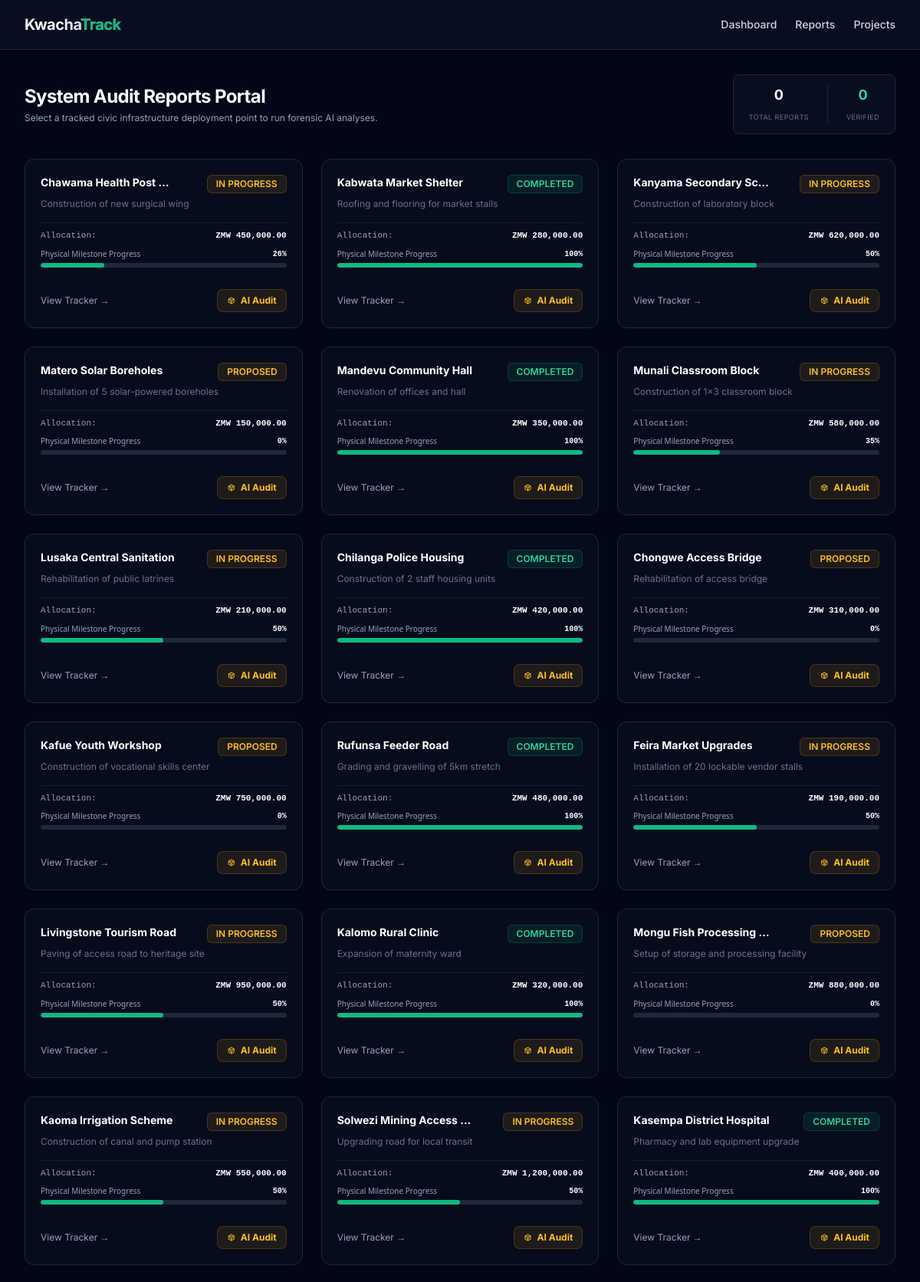
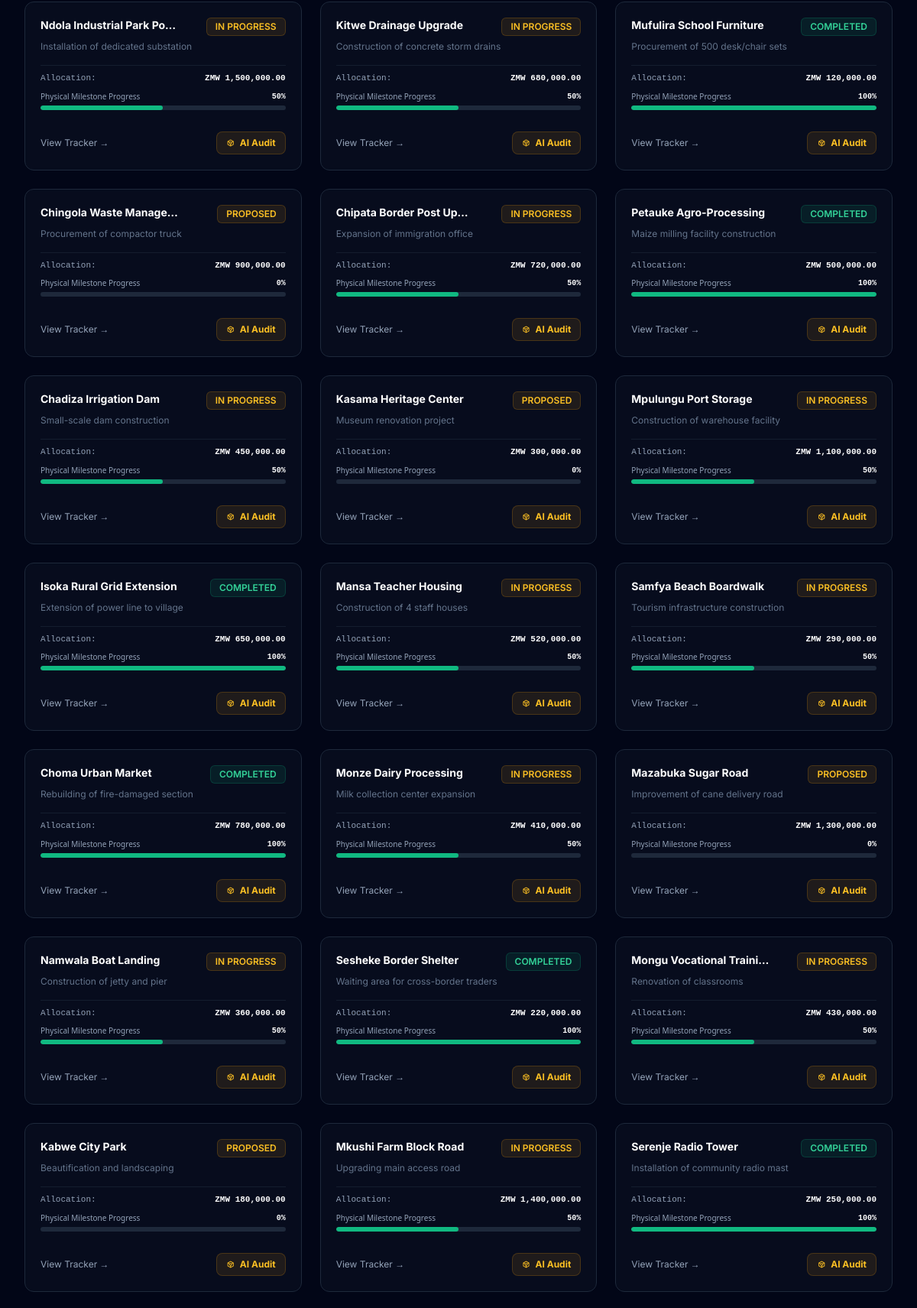
The app's page /reports/dashboard (upper part) with its own data (2 pictures, top to bottom).
### app/models.py (models this page shows)
class Project(db.Model):
    __tablename__ = 'projects'
    id = db.Column(db.Integer, primary_key=True)
    title = db.Column(db.String(200), nullable=False)
    description = db.Column(db.Text, nullable=False)
    budget = db.Column(db.Numeric(15, 2), nullable=False)
    expended_amount = db.Column(db.Numeric(15, 2), default=0.00)
    constituency_id = db.Column(db.Integer, db.ForeignKey('constituencies.id'), nullable=False)
    contractor_name = db.Column(db.String(150), nullable=False)
    start_date = db.Column(db.Date, nullable=False)
    end_date = db.Column(db.Date, nullable=True)
    status = db.Column(db.Enum(ProjectStatus), default=ProjectStatus.PROPOSED, nullable=False, index=True)
    progress_percentage = db.Column(db.Integer, default=0)
    created_at = db.Column(db.DateTime, default=datetime.datetime.utcnow)
    financial_records = db.relationship('FinancialTransaction', backref='project', lazy=True, cascade="all, delete-orphan")
    feedbacks = db.relationship('CitizenFeedback', backref='project', lazy=True, cascade="all, delete-orphan")

### app/routes/citizen.py (the view)
@citizen_bp.route('/reports/dashboard')
def reports_dashboard():
    total_reports = CitizenFeedback.query.count()
    verified_count = CitizenFeedback.query.filter_by(verification_status='VERIFIED').count()
    all_projects = Project.query.all()
    return render_template('report.html',
                           total=total_reports,
                           verified=verified_count,
                           projects=all_projects)

### app/templates/report.html (shortened to what this page needs)
{% extends "base.html" %}
{% block content %}
<div class="mb-8">
    <div class="flex items-center justify-between">
        <div>
            <h1 class="text-2xl font-bold text-white tracking-tight">System Audit Reports Portal</h1>
            <p class="text-xs text-slate-400 mt-1">Select a tracked civic infrastructure deployment point to run forensic AI analyses.</p>
        </div>
        <div class="flex gap-4 bg-slate-900/50 p-3 rounded-lg border border-slate-800">
            <div class="text-center px-2">
                <span class="block text-lg font-bold text-white">{{ total }}</span>
                <span class="text-[9px] uppercase tracking-wider text-slate-500">Total Reports</span>
            </div>
            <div class="text-center px-2">
                <span class="block text-lg font-bold text-emerald-400">{{ verified }}</span>
                <span class="text-[9px] uppercase tracking-wider text-slate-500">Verified</span>
            </div>
        </div>
    </div>
</div>
<div class="grid grid-cols-1 md:grid-cols-2 lg:grid-cols-3 gap-6">
    {% for project in projects %}
    {% set status = project.status.value if project.status.value is defined else project.status %}
    <div class="rounded-xl border border-slate-800 bg-slate-900/40 p-5 backdrop-blur-sm flex flex-col justify-between space-y-4">
        <div>
            <div class="flex items-start justify-between gap-2">
                <h3 class="text-sm font-bold text-white truncate max-w-[180px]">{{ project.title }}</h3>
                <span class="inline-flex items-center shrink-0 rounded-md px-3 py-1 text-xs font-semibold ring-1 ring-inset
                    {% if 'COMPLETED' in status|upper %}bg-emerald-500/10 text-emerald-400 ring-emerald-500/20
                    {% elif 'ABANDONED' in status|upper %}bg-rose-500/10 text-rose-400 ring-rose-500/20
                    {% else %}bg-amber-500/10 text-amber-400 ring-amber-500/20{% endif %}">
                    {{ status|upper }}
                </span>
            </div>
            <p class="text-xs text-slate-500 line-clamp-2 mt-1.5">{{ project.description }}</p>
        </div>
        <div class="space-y-2 pt-2 border-t border-slate-800/60 font-mono text-[11px]">
            <div class="flex justify-between text-slate-400">
                <span>Allocation:</span>
                <span class="text-white font-semibold">ZMW {{ "{:,.2f}".format(project.budget or 0) }}</span>
            </div>
            <div class="space-y-1">
                <div class="flex justify-between text-[10px] text-slate-400 font-sans">
                    <span>Physical Milestone Progress</span>
                    <span class="text-white font-bold font-mono">{{ project.progress_percentage or 0 }}%</span>
                </div>
                <div class="w-full bg-slate-800 rounded-full h-1.5 overflow-hidden">
                    <div class="bg-emerald-500 h-1.5 rounded-full transition-all duration-300" style="width: {{ project.progress_percentage or 0 }}%;"></div>
                </div>
            </div>
        </div>
        <div class="pt-3 flex items-center justify-between gap-2">
            <a href="{{ url_for('citizen.track_project_detail', project_id=project.id) }}" class="text-xs text-slate-400 hover:text-white transition-colors">
                View Tracker →
            </a>
            <form action="{{ url_for('citizen.run_ai_audit', project_id=project.id) }}" method="POST" class="inline m-0">
                <button type="submit" class="inline-flex items-center gap-1.5 rounded-lg bg-amber-500/10 border border-amber-500/20 px-3 py-1.5 text-xs font-bold text-amber-400 hover:bg-amber-500/20 transition-all">
                    <span class="material-symbols-outlined text-xs">token</span>
                    AI Audit
                </button>
            </form>
        </div>
    </div>
    {% else %}
    <div class="col-span-full rounded-xl border border-dashed border-slate-800 p-12 text-center text-slate-500 text-xs">
        <span class="material-symbols-outlined text-3xl mb-2 text-slate-600">inventory_2</span>
        <p>No tracked procurement records initialized inside the system framework yet.</p>
    </div>
    {% endfor %}
</div>
{% endblock %}

### app/templates/base.html (style rules this page uses)
body { font-family: 'Inter', sans-serif; }
.font-mono { font-family: 'JetBrains Mono', monospace; }

### records on screen
Project: title "Chawama Health Post…", status "IN PROGRESS", description "Construction of new surgical wing", budget "450,000.00", progress_percentage "26"
Project: title "Kabwata Market Shelter", status "COMPLETED", description "Roofing and flooring for market stalls", budget "280,000.00", progress_percentage "100"
Project: title "Kanyama Secondary Sc…", status "IN PROGRESS", description "Construction of laboratory block", budget "620,000.00", progress_percentage "50"
Project: title "Matero Solar Boreholes", status "PROPOSED", description "Installation of 5 solar-powered boreholes", budget "150,000.00", progress_percentage "0"
Project: title "Mandevu Community Hall", status "COMPLETED", description "Renovation of offices and hall", budget "350,000.00", progress_percentage "100"
Project: title "Munali Classroom Block", status "IN PROGRESS", description "Construction of 1x3 classroom block", budget "580,000.00", progress_percentage "35"
Project: title "Lusaka Central Sanitation", status "IN PROGRESS", description "Rehabilitation of public latrines", budget "210,000.00", progress_percentage "50"
Project: title "Chilanga Police Housing", status "COMPLETED", description "Construction of 2 staff housing units", budget "420,000.00", progress_percentage "100"
Project: title "Chongwe Access Bridge", status "PROPOSED", description "Rehabilitation of access bridge", budget "310,000.00", progress_percentage "0"
Project: title "Kafue Youth Workshop", status "PROPOSED", description "Construction of vocational skills center", budget "750,000.00", progress_percentage "0"
Project: title "Rufunsa Feeder Road", status "COMPLETED", description "Grading and gravelling of 5km stretch", budget "480,000.00", progress_percentage "100"
Project: title "Feira Market Upgrades", status "IN PROGRESS", description "Installation of 20 lockable vendor stalls", budget "190,000.00", progress_percentage "50"
Project: title "Livingstone Tourism Road", status "IN PROGRESS", description "Paving of access road to heritage site", budget "950,000.00", progress_percentage "50"
Project: title "Kalomo Rural Clinic", status "COMPLETED", description "Expansion of maternity ward", budget "320,000.00", progress_percentage "100"
Project: title "Mongu Fish Processing…", status "PROPOSED", description "Setup of storage and processing facility", budget "880,000.00", progress_percentage "0"
Project: title "Kaoma Irrigation Scheme", status "IN PROGRESS", description "Construction of canal and pump station", budget "550,000.00", progress_percentage "50"
Project: title "Solwezi Mining Access…", status "IN PROGRESS", description "Upgrading road for local transit", budget "1,200,000.00", progress_percentage "50"
Project: title "Kasempa District Hospital", status "COMPLETED", description "Pharmacy and lab equipment upgrade", budget "400,000.00", progress_percentage "100"
Project: title "Ndola Industrial Park Po…", status "IN PROGRESS", description "Installation of dedicated substation", budget "1,500,000.00", progress_percentage "50"
Project: title "Kitwe Drainage Upgrade", status "IN PROGRESS", description "Construction of concrete storm drains", budget "680,000.00", progress_percentage "50"
Project: title "Mufulira School Furniture", status "COMPLETED", description "Procurement of 500 desk/chair sets", budget "120,000.00", progress_percentage "100"
Project: title "Chingola Waste Manage…", status "PROPOSED", description "Procurement of compactor truck", budget "900,000.00", progress_percentage "0"
Project: title "Chipata Border Post Up…", status "IN PROGRESS", description "Expansion of immigration office", budget "720,000.00", progress_percentage "50"
Project: title "Petauke Agro-Processing", status "COMPLETED", description "Maize milling facility construction", budget "500,000.00", progress_percentage "100"
Project: title "Chadiza Irrigation Dam", status "IN PROGRESS", description "Small-scale dam construction", budget "450,000.00", progress_percentage "50"
Project: title "Kasama Heritage Center", status "PROPOSED", description "Museum renovation project", budget "300,000.00", progress_percentage "0"
Project: title "Mpulungu Port Storage", status "IN PROGRESS", description "Construction of warehouse facility", budget "1,100,000.00", progress_percentage "50"
Project: title "Isoka Rural Grid Extension", status "COMPLETED", description "Extension of power line to village", budget "650,000.00", progress_percentage "100"
Project: title "Mansa Teacher Housing", status "IN PROGRESS", description "Construction of 4 staff houses", budget "520,000.00", progress_percentage "50"
Project: title "Samfya Beach Boardwalk", status "IN PROGRESS", description "Tourism infrastructure construction", budget "290,000.00", progress_percentage "50"
Project: title "Choma Urban Market", status "COMPLETED", description "Rebuilding of fire-damaged section", budget "780,000.00", progress_percentage "100"
Project: title "Monze Dairy Processing", status "IN PROGRESS", description "Milk collection center expansion", budget "410,000.00", progress_percentage "50"
Project: title "Mazabuka Sugar Road", status "PROPOSED", description "Improvement of cane delivery road", budget "1,300,000.00", progress_percentage "0"
Project: title "Namwala Boat Landing", status "IN PROGRESS", description "Construction of jetty and pier", budget "360,000.00", progress_percentage "50"
Project: title "Sesheke Border Shelter", status "COMPLETED", description "Waiting area for cross-border traders", budget "220,000.00", progress_percentage "100"
Project: title "Mongu Vocational Traini…", status "IN PROGRESS", description "Renovation of classrooms", budget "430,000.00", progress_percentage "50"
Project: title "Kabwe City Park", status "PROPOSED", description "Beautification and landscaping", budget "180,000.00", progress_percentage "0"
Project: title "Mkushi Farm Block Road", status "IN PROGRESS", description "Upgrading main access road", budget "1,400,000.00", progress_percentage "50"
Project: title "Serenje Radio Tower", status "COMPLETED", description "Installation of community radio mast", budget "250,000.00", progress_percentage "100"

### other values on screen
{{ total }} "0"
{{ verified }} "0"
